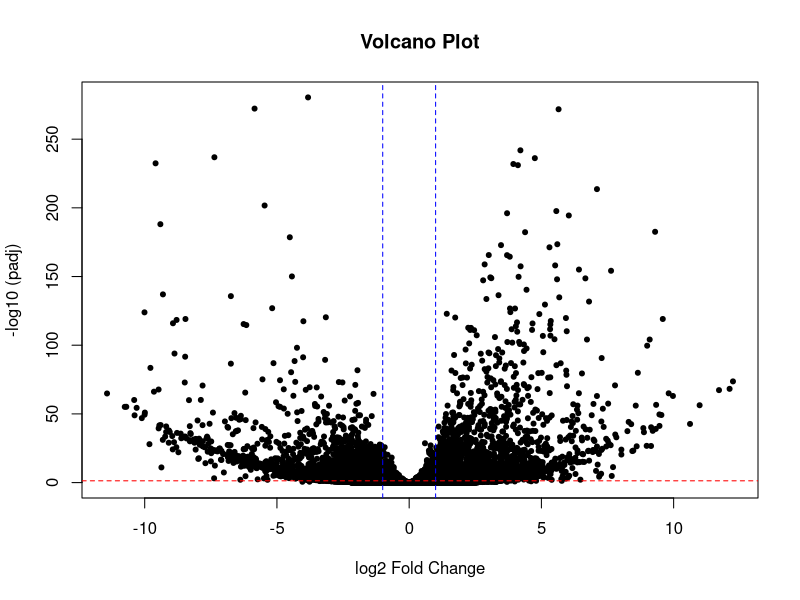

Recreate this plot in R.
#!/usr/bin/env Rscript

# ---------------------------------------------------------------------
# 3_volcanoPlot.R
#
# 功能：
#   1. 讀入上一階段的 DESeq2 結果表 (deseq2_results.csv)
#   2. 繪製火山圖 (volcano plot)
#   3. 可視情況加上閾值線 (threshold)
# ---------------------------------------------------------------------

# 請依需要自行調整繪圖參數

# 讀入差異表達結果
res <- read.csv("deseq2_results.csv", header=TRUE, row.names=1)

# 若要以 padj 來畫 -log10(padj)，要先確保不為 NA 且不為 0
# 做個簡單的處理：把 NA 或 0 變成某個極小值
res$padj[is.na(res$padj)] <- 1
res$padj[res$padj == 0]   <- 1e-300

# 設定 x, y 軸
log2FC <- res$log2FoldChange
negLog10Padj <- -log10(res$padj)

pdf("VolcanoPlot.pdf")

plot(log2FC,
     negLog10Padj,
     pch=20,
     main="Volcano Plot",
     xlab="log2 Fold Change",
     ylab="-log10 (padj)")

# 顯著閾值(舉例) : padj < 0.05 與 |log2FC| > 1
alpha_cutoff <- 0.05
lfc_cutoff   <- 1

abline(h = -log10(alpha_cutoff), col="red", lty=2)   # padj=0.05
abline(v =  c(-lfc_cutoff, lfc_cutoff), col="blue", lty=2)

dev.off()

cat("已輸出火山圖: VolcanoPlot.pdf\n")

